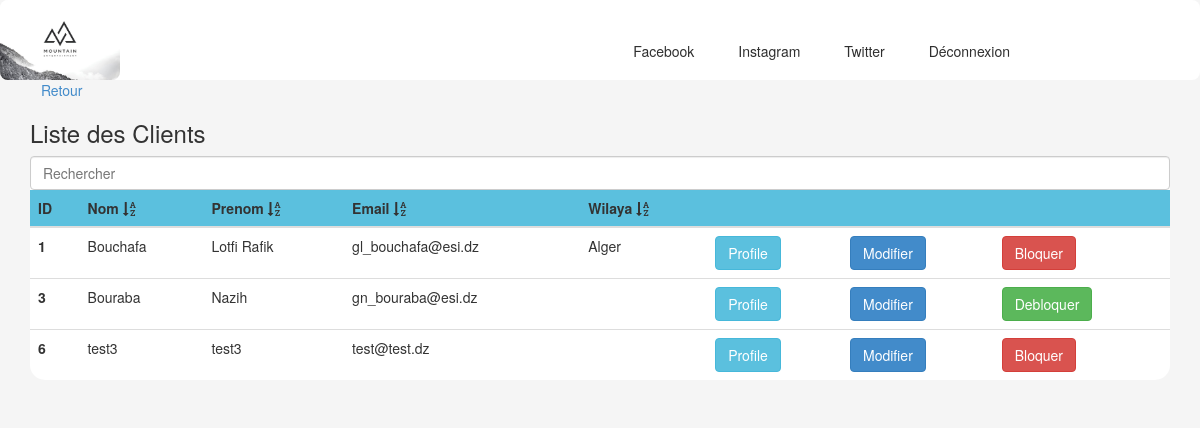
Page /admin.php?p=gestionClient (signed in) on the committed database.
### tables this page shows
CREATE TABLE `client` (
  `id` int(11) NOT NULL,
  `email` varchar(255) NOT NULL,
  `password` varchar(255) NOT NULL,
  `firstname` varchar(255) DEFAULT NULL,
  `lastname` varchar(255) DEFAULT NULL,
  `tel` varchar(10) DEFAULT NULL,
  `fax` varchar(10) DEFAULT NULL,
  `wilaya` varchar(255) DEFAULT NULL,
  `commune` varchar(255) DEFAULT NULL,
  `adress` varchar(255) DEFAULT NULL,
  `idbloquer` int(11) DEFAULT NULL
);

### controller/admin/controller.php (called while the page is built, shortened)
<?php
class  Controller {
  public function render($vue,$data=[],$error=[])
  {
    require 'view/admin/'.$vue.'.php';
    require 'view/admin/template/index.php';
    exit(0);
  }
}

### controller/admin/Admincontroleur.php (called while the page is built, shortened)
<?php
class Admincontroleur extends controller {
    public function gestionClient()
    {
        $client = new client();
        $data['clients'] = $client->liste();
        $this->render('gestionClient',$data);
    }
}

### core/DataBase/database.php (called while the page is built, shortened)
<?php
class dataBase{
	private $db_name;
    private $db_host;
    private $db_user;
    private $db_pass;
    private $pdo;
    public function __construct($db_name="TDW",$db_host='localhost',$db_user='root',$db_pass='')
    {
    	$this->db_name=$db_name;
    	$this->db_host=$db_host;
    	$this->db_user=$db_user;
    	$this->db_pass=$db_pass;
    	$this->pdo=$this->getPdo();
    }
    private function getPdo()
    {
    	if(is_null($this->pdo))
    	{
    		$this->pdo=new PDO('mysql:dbname='.$this->db_name.';localhost='.$this->db_host.'',''.$this->db_user.'',''.$this->db_pass.'');
    		$this->pdo->setAttribute(PDO::ATTR_ERRMODE,PDO::ERRMODE_EXCEPTION);
    	}
    	return $this->pdo;
    }
    public function query($statement)
    {
     $query=$this->pdo->query($statement);
     $result=$query->fetchAll(PDO::FETCH_ASSOC);
     if(!empty($result))
     {
        return $result;
     }
     return false;
    }
}

### model/client.php (called while the page is built, shortened)
<?php
class client extends \core\model\table{
	protected $table = "client";
	protected $db;
	public function __construct(){
		$db = new database();
		$this->db = $db;
	}
	public function liste()
	{
		$data = $this->db->query('SELECT * FROM '.$this->table);
		return $data;
	}
 }

### view/admin/gestionClient.php (the view, shortened to what this page needs)
<div class="container">
<div class="row">
 <div class="col-md-12">
 <a href="?p=home"><i class="glyphicon glyphicon-arrow-left"></i>Retour</a>
 <h3> Liste des Clients</h6>
      <input type="text" class="form-control col-md-5" id="myInput" onkeyup="myFunction()" placeholder="Rechercher">
			<div class="ttable">
			<table class="table" id="myTable">
			<thead  style ="background-color:#5BC0DE;"class="entet">
			<tr>
			<th scope="col">ID</th>
            <th scope="col">Nom
            <i  onclick="sortTable(0)" class="fa fa-sort-alpha-down"> </i>
            </th>
			<th scope="col">Prenom
            <i  onclick="sortTable(1)" class="fa fa-sort-alpha-down"> </i>
            </th>
			<th scope="col">Email
            <i  onclick="sortTable(2)" class="fa fa-sort-alpha-down"> </i>
            </th>
			<th scope="col">Wilaya
            <i  onclick="sortTable(3)" class="fa fa-sort-alpha-down"> </i>
            </th>
            <th scope="col"></th>
      <th scope="col"></th>
      <th scope="col"></th>
			</tr>
		</thead>
		<tbody>
			<?php
		if($data['clients'])
		{
			foreach ($data['clients'] as $client)
			{?>
			<tr  style="cursor: pointer ; " class="lien" >
				<th scope="row"><?php echo $client['id'] ?></th>
				<td><?php echo $client['lastname'] ?></td>
				<td><?php echo $client['firstname'] ?></td>
				<td><?php echo $client['email'] ?></td>
        <td><?php echo $client['wilaya'] ?></td>
        <td><a  target="blank" href="?p=clientProfile&id=<? echo $client['id'] ?>" ><button class="btn btn-info">Profile</button></a></td>
        <td><button class="btn-editClient btn btn-primary">Modifier</button></td>
        <?php if($client['idbloquer']) {?>
           <td><a  href="?p=debloquerClient&id=<? echo $client['id'] ?>" ><button class="btn btn-success">Debloquer</button></a></td>
         <?php
          }
         else{?>
           <td><a  href="?p=bloquerClient&id=<? echo $client['id'] ?>" ><button class="btn btn-danger">Bloquer</button></a></td>
                <?php
            }?>
			</tr>
			<?php
			}
		}
			?>
		</tbody>
		</table>
		</div>
</div>
</div>
</div>

### view/admin/template/template.css (style rules this page uses)
html, body { height: 100%; width: 100%; margin: 0px; font-family:Helvetica,Arial,sans-serif; font-size: 15px; line-height: 1.42857; color: #222; background-color:#f5f5f5 !important;; }

### view/css/tableaustyle.css (style rules this page uses)
.ttable { background-color: #FFFFFF; width: auto; height: auto; max-height: none; max-width: none; border-radius: 15px; }

### rows in the picture
client: id "1", lastname "Bouchafa", firstname "Lotfi Rafik", email "gl_bouchafa@esi.dz", wilaya "Alger"
client: id "3", lastname "Bouraba", firstname "Nazih", email "gn_bouraba@esi.dz"
client: id "6", lastname "test3", firstname "test3", email "test@test.dz"
